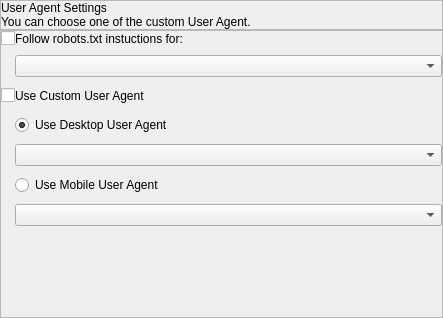
<?xml version="1.0" encoding="UTF-8"?>
<ui version="4.0">
 <class>UserAgentSettingsWidget</class>
 <widget class="QWidget" name="UserAgentSettingsWidget">
  <property name="geometry">
   <rect>
    <x>0</x>
    <y>0</y>
    <width>443</width>
    <height>318</height>
   </rect>
  </property>
  <property name="windowTitle">
   <string>User Agent Settings</string>
  </property>
  <layout class="QVBoxLayout" name="verticalLayout_2">
   <property name="spacing">
    <number>0</number>
   </property>
   <property name="leftMargin">
    <number>0</number>
   </property>
   <property name="topMargin">
    <number>0</number>
   </property>
   <property name="rightMargin">
    <number>0</number>
   </property>
   <property name="bottomMargin">
    <number>0</number>
   </property>
   <item>
    <widget class="QFrame" name="headerFrame">
     <property name="minimumSize">
      <size>
       <width>0</width>
       <height>0</height>
      </size>
     </property>
     <property name="maximumSize">
      <size>
       <width>16777215</width>
       <height>16777215</height>
      </size>
     </property>
     <property name="frameShape">
      <enum>QFrame::StyledPanel</enum>
     </property>
     <property name="frameShadow">
      <enum>QFrame::Raised</enum>
     </property>
     <layout class="QVBoxLayout" name="verticalLayout_6">
      <property name="spacing">
       <number>0</number>
      </property>
      <property name="leftMargin">
       <number>0</number>
      </property>
      <property name="topMargin">
       <number>0</number>
      </property>
      <property name="rightMargin">
       <number>0</number>
      </property>
      <property name="bottomMargin">
       <number>0</number>
      </property>
      <item>
       <layout class="QVBoxLayout" name="verticalLayout_5">
        <item>
         <widget class="QLabel" name="headerName">
          <property name="text">
           <string>User Agent Settings</string>
          </property>
         </widget>
        </item>
        <item>
         <widget class="QLabel" name="text">
          <property name="text">
           <string>&lt;html&gt;&lt;head/&gt;&lt;body&gt;&lt;p&gt;You can choose one of the custom User Agent.&lt;/p&gt;&lt;/body&gt;&lt;/html&gt;</string>
          </property>
         </widget>
        </item>
       </layout>
      </item>
     </layout>
    </widget>
   </item>
   <item>
    <widget class="QFrame" name="settingsFrame">
     <property name="frameShape">
      <enum>QFrame::StyledPanel</enum>
     </property>
     <property name="frameShadow">
      <enum>QFrame::Raised</enum>
     </property>
     <layout class="QVBoxLayout" name="verticalLayout">
      <property name="spacing">
       <number>0</number>
      </property>
      <property name="leftMargin">
       <number>0</number>
      </property>
      <property name="topMargin">
       <number>0</number>
      </property>
      <property name="rightMargin">
       <number>0</number>
      </property>
      <property name="bottomMargin">
       <number>0</number>
      </property>
      <item>
       <layout class="QGridLayout" name="gridLayout">
        <property name="verticalSpacing">
         <number>9</number>
        </property>
        <item row="2" column="0">
         <widget class="QCheckBox" name="useCustomUserAgentCheckBox">
          <property name="text">
           <string/>
          </property>
          <property name="controlKey" stdset="0">
           <string notr="true">useCustomUserAgent</string>
          </property>
         </widget>
        </item>
        <item row="3" column="1">
         <widget class="QRadioButton" name="useDesktopUserAgentRadioButton">
          <property name="text">
           <string>Use Desktop User Agent</string>
          </property>
          <property name="checked">
           <bool>true</bool>
          </property>
          <property name="controlKey" stdset="0">
           <string notr="true">useDesktopUserAgent</string>
          </property>
          <attribute name="buttonGroup">
           <string notr="true">userAgentTypeButtonGroup</string>
          </attribute>
         </widget>
        </item>
        <item row="3" column="0">
         <spacer name="horizontalSpacer">
          <property name="orientation">
           <enum>Qt::Horizontal</enum>
          </property>
          <property name="sizeType">
           <enum>QSizePolicy::Fixed</enum>
          </property>
          <property name="sizeHint" stdset="0">
           <size>
            <width>13</width>
            <height>20</height>
           </size>
          </property>
         </spacer>
        </item>
        <item row="5" column="1">
         <widget class="QRadioButton" name="useMobileUserAgentRadioButton">
          <property name="text">
           <string>Use Mobile User Agent</string>
          </property>
          <property name="controlKey" stdset="0">
           <string notr="true">useMobileUserAgent</string>
          </property>
          <attribute name="buttonGroup">
           <string notr="true">userAgentTypeButtonGroup</string>
          </attribute>
         </widget>
        </item>
        <item row="7" column="1">
         <spacer name="verticalSpacer">
          <property name="orientation">
           <enum>Qt::Vertical</enum>
          </property>
          <property name="sizeHint" stdset="0">
           <size>
            <width>20</width>
            <height>40</height>
           </size>
          </property>
         </spacer>
        </item>
        <item row="4" column="1" colspan="2">
         <widget class="QComboBox" name="desktopUserAgentComboBox">
          <property name="controlKey" stdset="0">
           <string notr="true">desktopUserAgent</string>
          </property>
         </widget>
        </item>
        <item row="6" column="1" colspan="2">
         <widget class="QComboBox" name="mobileUserAgentComboBox">
          <property name="controlKey" stdset="0">
           <string notr="true">mobileUserAgent</string>
          </property>
         </widget>
        </item>
        <item row="0" column="1">
         <widget class="QLabel" name="label_2">
          <property name="text">
           <string>Follow robots.txt instuctions for: </string>
          </property>
         </widget>
        </item>
        <item row="0" column="0">
         <widget class="QCheckBox" name="followRobotsTxtCheckBox">
          <property name="text">
           <string/>
          </property>
          <property name="controlKey" stdset="0">
           <string notr="true">followRobotsTxt</string>
          </property>
         </widget>
        </item>
        <item row="2" column="2">
         <spacer name="horizontalSpacer_2">
          <property name="orientation">
           <enum>Qt::Horizontal</enum>
          </property>
          <property name="sizeHint" stdset="0">
           <size>
            <width>40</width>
            <height>20</height>
           </size>
          </property>
         </spacer>
        </item>
        <item row="2" column="1">
         <widget class="QLabel" name="label">
          <property name="text">
           <string>Use Custom User Agent</string>
          </property>
          <property name="buddy">
           <cstring>useCustomUserAgentCheckBox</cstring>
          </property>
         </widget>
        </item>
        <item row="1" column="1" colspan="2">
         <widget class="QComboBox" name="robotsTxtComboBox">
          <property name="controlKey" stdset="0">
           <string notr="true">robotsTxt</string>
          </property>
         </widget>
        </item>
       </layout>
      </item>
     </layout>
    </widget>
   </item>
  </layout>
 </widget>
 <resources/>
 <connections>
  <connection>
   <sender>followRobotsTxtCheckBox</sender>
   <signal>toggled(bool)</signal>
   <receiver>robotsTxtComboBox</receiver>
   <slot>setEnabled(bool)</slot>
   <hints>
    <hint type="sourcelabel">
     <x>8</x>
     <y>44</y>
    </hint>
    <hint type="destinationlabel">
     <x>230</x>
     <y>69</y>
    </hint>
   </hints>
  </connection>
 </connections>
 <buttongroups>
  <buttongroup name="userAgentTypeButtonGroup">
   <property name="exclusive">
    <bool>true</bool>
   </property>
  </buttongroup>
 </buttongroups>
</ui>
